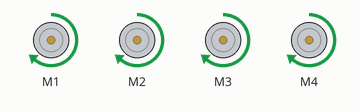
Simulated run of this sketch. Board: Arduino Uno, built with avr-gcc and run on an emulated ATmega328P. Shown: 4 × DC motor (green arrow = forward, orange = backward, longer = faster).

Above: at 1.0 s.
At 4.0 s:
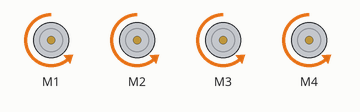
At 6.5 s:
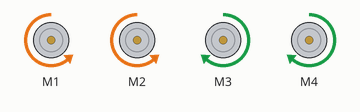
At 8.5 s:
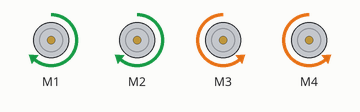
At 10.0 s:
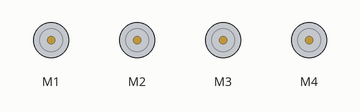
Timing chart, 0 to 14.3 s (numbered marks = the images above):
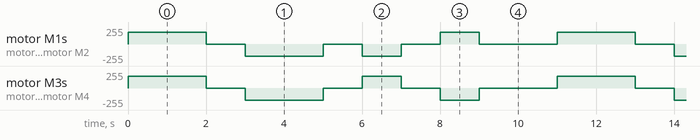

The sketch:

rover.ino
```cpp
#include <AFMotor.h>
// Include Adafruit Motor Shield library (L293D shield v1)

// ---------------- MOTOR SETUP ----------------

// Create motor objects (M1–M4 ports on shield)

AF_DCMotor FL(1);
// Front Left motor on M1

AF_DCMotor BL(2);
// Back Left motor on M2

AF_DCMotor FR(3);
// Front Right motor on M3

AF_DCMotor BR(4);
// Back Right motor on M4

// ---------------- SPEED ----------------

int SPEED = 180;
// Motor speed (0 = stop, 255 = full power)

// ---------------- SETUP ----------------

void setup() {

  // No pinMode needed (library handles everything)

  stopMotors();
  // Ensure all motors are stopped at startup
}

// ---------------- MOVEMENT FUNCTIONS ----------------

// Move forward (all motors forward)
void forward() {

  FL.setSpeed(SPEED);
  BL.setSpeed(SPEED);
  FR.setSpeed(SPEED);
  BR.setSpeed(SPEED);

  FL.run(FORWARD);
  BL.run(FORWARD);
  FR.run(FORWARD);
  BR.run(FORWARD);
}

// Move backward (all motors backward)
void backward() {

  FL.setSpeed(SPEED);
  BL.setSpeed(SPEED);
  FR.setSpeed(SPEED);
  BR.setSpeed(SPEED);

  FL.run(BACKWARD);
  BL.run(BACKWARD);
  FR.run(BACKWARD);
  BR.run(BACKWARD);
}

// Turn left (left side backward, right side forward)
void left() {

  FL.setSpeed(SPEED);
  BL.setSpeed(SPEED);
  FR.setSpeed(SPEED);
  BR.setSpeed(SPEED);

  FL.run(BACKWARD);
  BL.run(BACKWARD);

  FR.run(FORWARD);
  BR.run(FORWARD);
}

// Turn right (left side forward, right side backward)
void right() {

  FL.setSpeed(SPEED);
  BL.setSpeed(SPEED);
  FR.setSpeed(SPEED);
  BR.setSpeed(SPEED);

  FL.run(FORWARD);
  BL.run(FORWARD);

  FR.run(BACKWARD);
  BR.run(BACKWARD);
}

// Stop all motors
void stopMotors() {

  FL.run(RELEASE);
  BL.run(RELEASE);
  FR.run(RELEASE);
  BR.run(RELEASE);
}

// ---------------- MAIN TEST LOOP ----------------

void loop() {

  forward();
  // Move forward

  delay(2000);
  // Wait 2 seconds

  stopMotors();
  // Stop

  delay(1000);

  backward();
  // Move backward

  delay(2000);

  stopMotors();
  // Stop

  delay(1000);

  left();
  // Turn left

  delay(1000);

  stopMotors();
  // Stop

  delay(1000);

  right();
  // Turn right

  delay(1000);

  stopMotors();
  // Stop

  delay(2000);
}
```

Measured:
- by itself, motor M1, motor M2: repeats every 11.0 s: stopped 1.0 s, backward 180/255 2.0 s, stopped 1.0 s, backward 180/255 1.0 s, stopped 1.0 s, forward 180/255 1.0 s, stopped 2.0 s, forward 180/255 2.0 s
- by itself, motor M3, motor M4: repeats every 11.0 s: stopped 1.0 s, backward 180/255 2.0 s, stopped 1.0 s, forward 180/255 1.0 s, stopped 1.0 s, backward 180/255 1.0 s, stopped 2.0 s, forward 180/255 2.0 s
